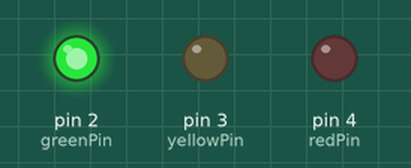
Simulated run of this sketch. Board: Arduino Uno, built with avr-gcc and run on an emulated ATmega328P. Parts: output pins drawn as LEDs (lit = HIGH).

Above: at 2.5 s.
At 5.7 s:
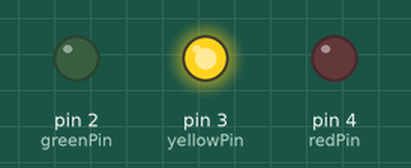
At 9.0 s:
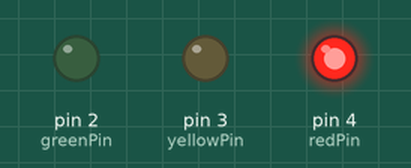
Timing chart, 0 to 15.0 s (numbered marks = the images above):
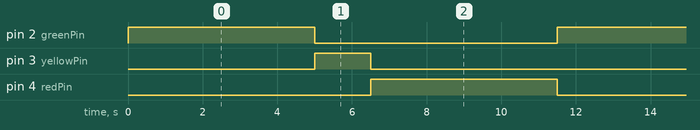

The sketch:

Traffic_Light.ino
```cpp
/*
  Project 02 - Traffic Light
  --------------------------
  Simulate a traffic signal with red, yellow and green LEDs.

  Wiring:
    - Red LED    -> pin 4 through a 220 ohm resistor -> GND
    - Yellow LED -> pin 3 through a 220 ohm resistor -> GND
    - Green LED  -> pin 2 through a 220 ohm resistor -> GND

  Concepts learned:
    - controlling multiple outputs
    - writing helper functions to keep loop() clean
*/

const int redPin    = 4;
const int yellowPin = 3;
const int greenPin  = 2;

void setup() {
  pinMode(redPin, OUTPUT);
  pinMode(yellowPin, OUTPUT);
  pinMode(greenPin, OUTPUT);
}

void loop() {
  // Green: go
  lightOnly(greenPin);
  delay(5000);

  // Yellow: get ready
  lightOnly(yellowPin);
  delay(1500);

  // Red: stop
  lightOnly(redPin);
  delay(5000);
}

// Turn one LED on and the other two off
void lightOnly(int pin) {
  digitalWrite(redPin,    (pin == redPin)    ? HIGH : LOW);
  digitalWrite(yellowPin, (pin == yellowPin) ? HIGH : LOW);
  digitalWrite(greenPin,  (pin == greenPin)  ? HIGH : LOW);
}
```

Measured:
- by itself, pin 2 (greenPin), pin 4 (redPin): alternates HIGH for 5.0 s and LOW for 6.5 s
- by itself, pin 3 (yellowPin): alternates HIGH for 1.5 s and LOW for 10.0 s
- by itself, everything shown: repeats every 11.5 s, in 3 steps
